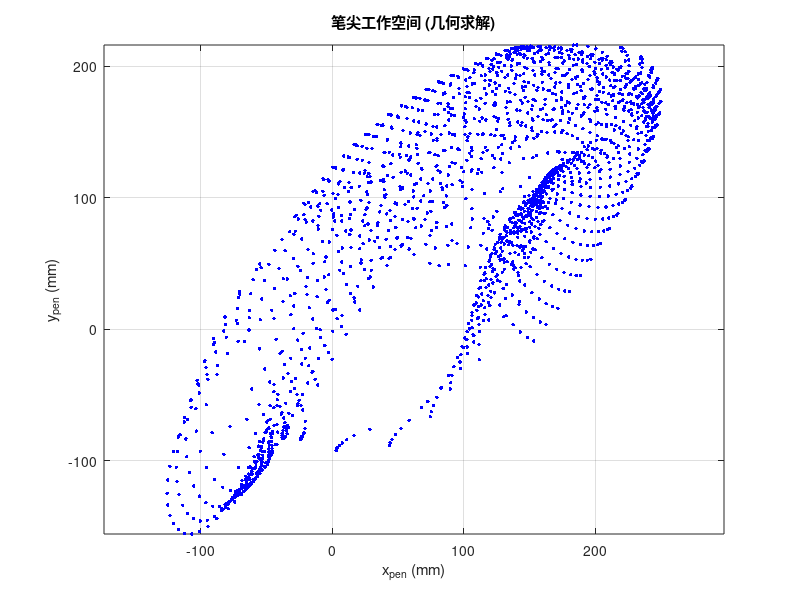
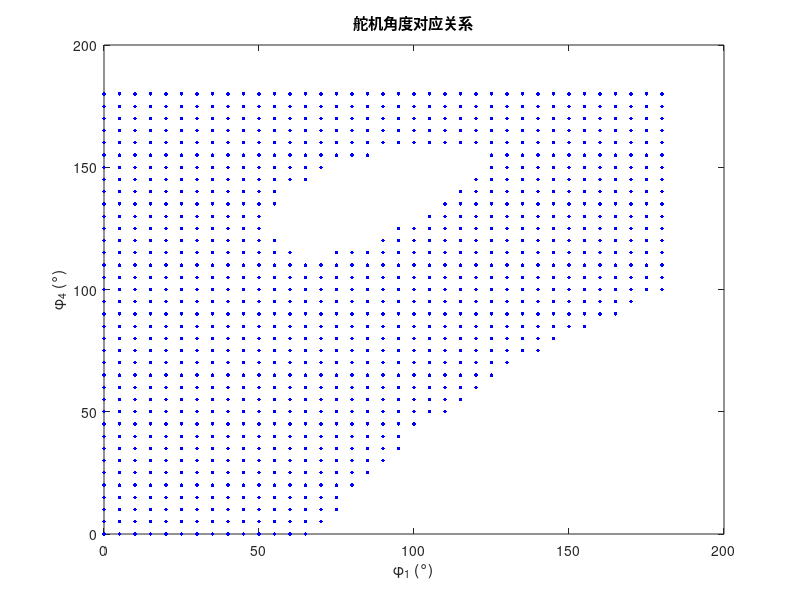

Reproduce these figures in MATLAB, in order.
clear; clc;

% ---- 机构参数 (mm) ----
l1 = 90;   % A->B
l2 = 130;  % B->C
l3 = 130;  % E->D
l4 = 90;   % D->C
l5 = 105;  % A->E (左右铰点间距)
l6 = 35;   % 用于计算 l7 = cos(theta5)*l6
lM = 95;   % 用于计算 l8 = lM - l7*cos(theta5)

% ---- 舵机角度范围 (度) ----
phi1_range = 0:5:180;  % 左侧舵机
phi4_range = 0:5:180;  % 右侧舵机

pen_points  = [];  % 用于记录笔尖 (x_pen, y_pen)
servo_angles = []; % 用于记录对应的 (phi1, phi4)

for phi1_deg = phi1_range
    % 左舵机角度(弧度)
    phi1 = deg2rad(phi1_deg);
    % 点 B：以 A(0,0) 为圆心，半径 l1，角度 phi1
    Bx = l1*cos(phi1);
    By = l1*sin(phi1);
    
    for phi4_deg = phi4_range
        % 右舵机角度(弧度)
        phi4 = deg2rad(phi4_deg);
        % 点 D：以 E(l5,0) 为圆心，半径 l3，角度 phi4
        % 所以 D = E + [l3*cos(phi4), l3*sin(phi4)]
        Dx = l5 + l3*cos(phi4);
        Dy =        l3*sin(phi4);
        
        % ---- 两圆相交：圆1(中心B,半径l2), 圆2(中心D,半径l4) ----
        % 圆心距
        distBD = sqrt((Dx - Bx)^2 + (Dy - By)^2);
        
        % 若两圆无交点，跳过
        if distBD > (l2 + l4) || distBD < abs(l2 - l4) || distBD < 1e-9
            continue;
        end
        
        % 按标准几何公式求交点 (可能有 0,1,2 个交点)
        r1 = l2; r2 = l4;
        % a = B 到两圆交点连线在 BD 上的投影距离
        a = (r1^2 - r2^2 + distBD^2)/(2*distBD);
        % 半弦长
        h = sqrt(r1^2 - a^2);
        
        % 圆心连线 BD 的方向向量
        vx = (Dx - Bx)/distBD;
        vy = (Dy - By)/distBD;
        
        % 交点中线 M (在 BD 上的中点)
        Mx = Bx + a*vx;
        My = By + a*vy;
        
        % 垂直方向单位矢量 (与 BD 垂直)
        rx = -vy * h;
        ry =  vx * h;
        
        % 两个交点 C1, C2
        C1x = Mx + rx;  C1y = My + ry;
        C2x = Mx - rx;  C2y = My - ry;
        
        % 分别检查这两个交点是否能得到合理的笔尖位置
        for iCase = 1:2
            if iCase == 1
                Cx = C1x;  Cy = C1y;
            else
                Cx = C2x;  Cy = C2y;
            end
            
            % =============== 下面根据你的笔尖公式计算 ===============
            % (1) θ0 = atan2(y_c, x_c - l5/2)
            theta0 = atan2(Cy, Cx - (l5/2));
            
            % (2) 求 θ2：即连杆 B->C 与 D->C 的夹角
            %    先构造向量 BC、DC，然后用点积求夹角
            BCx = Bx - Cx;  BCy = By - Cy;
            DCx = Dx - Cx;  DCy = Dy - Cy;
            lenBC = sqrt(BCx^2 + BCy^2);
            lenDC = sqrt(DCx^2 + DCy^2);
            dotVal = BCx*DCx + BCy*DCy;
            cosVal = dotVal/(lenBC*lenDC);
            % 数值上若有微小超差，裁一下
            cosVal = max(min(cosVal, 1), -1);
            angleC = acos(cosVal);  % 这就是 BC 与 DC 的夹角
            % 具体 θ2 = angleC 还是 π - angleC，要看你的机构布局
            % 若你原公式定义 θ2 为内角，可直接用 angleC
            theta2 = angleC;
            
            % (3) θ5 = π - θ2 - θ0
            theta5 = pi - theta2 - theta0;
            
            % (4) l7 = cos(θ5)*l6
            l7 = cos(theta5)*l6;
            
            % (5) l8 = lM - l7*cos(θ5)
            l8 = lM - l7*cos(theta5);
            
            % 若 l8 < 0 之类的情况可能无效，可以做个简单排除
            if l8 < 0
                continue;
            end
            
            % (6) 笔尖坐标
            x_pen = Cx + sin(theta0)*l8;
            y_pen = Cy + cos(theta0)*l8;
            
            % =============== 加入结果集合 ===============
            pen_points  = [pen_points;  x_pen, y_pen];
            servo_angles = [servo_angles; phi1_deg, phi4_deg];
        end
    end
end

%% 作图
figure(1); clf;
plot(pen_points(:,1), pen_points(:,2), 'b.','MarkerSize',8);
axis equal; grid on;
xlabel('x_{pen} (mm)');
ylabel('y_{pen} (mm)');
title('笔尖工作空间 (几何求解)');

figure(2); clf;
plot(servo_angles(:,1), servo_angles(:,2), 'b.','MarkerSize',8);
xlabel('\phi_1 (°)');
ylabel('\phi_4 (°)');
title('舵机角度对应关系');
